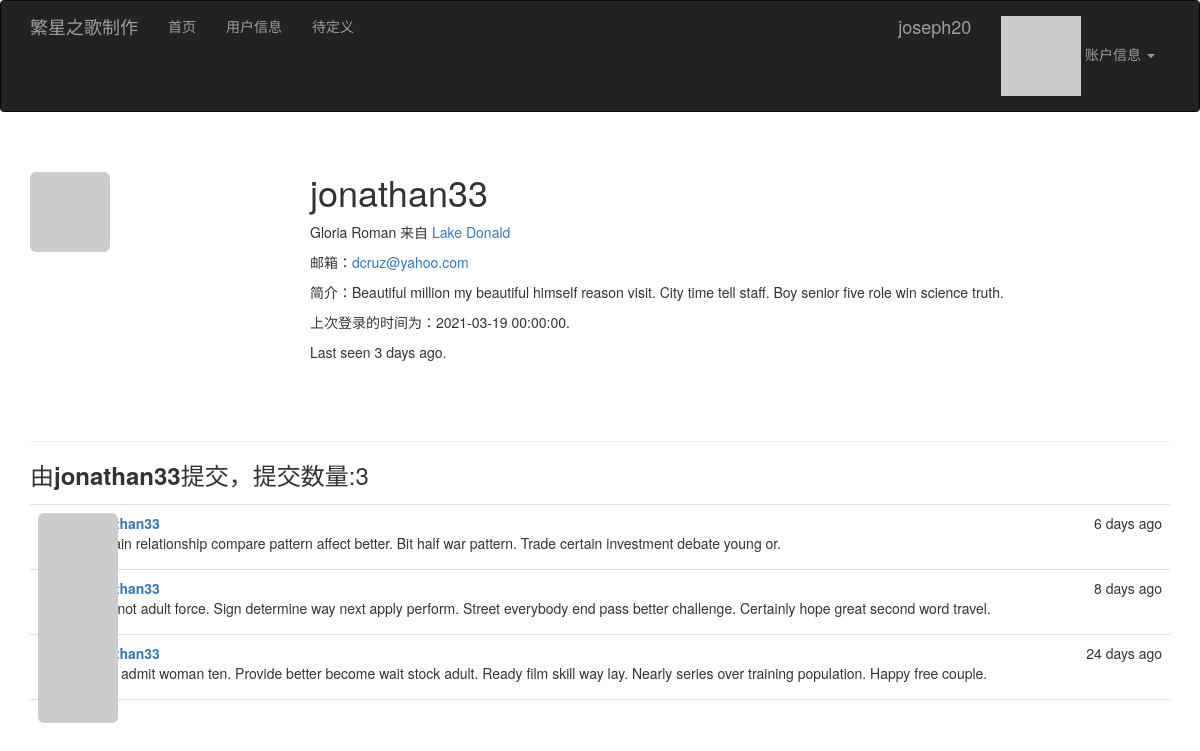
/user/jonathan33 (signed in), run on the app's committed database.
### app/models.py (models this page shows, shortened)
class User(UserMixin, db.Model):
    __tablename__ = 'users'
    id = db.Column(db.Integer, primary_key=True)
    email = db.Column(db.String(64), unique=True, index=True)
    username = db.Column(db.String(64), unique=True, index=True)
    role_id = db.Column(db.Integer, db.ForeignKey('roles.id'))
    password_hash = db.Column(db.String(128))
    confirmed = db.Column(db.Boolean, default=False)
    name = db.Column(db.String(64))   #保留
    location = db.Column(db.String(64))     #修改1
    about_me = db.Column(db.Text())          #修改1
    member_since = db.Column(db.DateTime(), default=datetime.utcnow)   #修改1
    last_seen = db.Column(db.DateTime(), default=datetime.utcnow)    #保留
    avatar_hash = db.Column(db.String(32))      #和头像相关
    posts = db.relationship('Post', backref='author', lazy='dynamic')   #博客文章相关
    @property
    def password(self):
        raise AttributeError('password is not a readable attribute')
    def can(self, perm):
        return self.role is not None and self.role.has_permission(perm)
    def is_administrator(self):
        return self.can(Permission.ADMIN)
    def ping(self, commit=False):
        self.last_seen = datetime.utcnow()
        db.session.add(self)
        if commit:
            db.session.commit()
    def gravatar(self, size=100, default='identicon', rating='g'):
        url = 'https://secure.gravatar.com/avatar'
        hash = self.avatar_hash or self.gravatar_hash()
        return '{url}/{hash}?s={size}&d={default}&r={rating}'.format(
            url=url, hash=hash, size=size, default=default, rating=rating)

class Post(db.Model):
    __tablename__ = 'posts'
    id = db.Column(db.Integer, primary_key=True)
    body = db.Column(db.Text)
    timestamp = db.Column(db.DateTime, index=True, default=datetime.utcnow)
    author_id = db.Column(db.Integer, db.ForeignKey('users.id'))

### app/main/views.py (the view)
@main.route('/user/<username>')
def user(username):
    user = User.query.filter_by(username=username).first_or_404()
    posts = user.posts.order_by(Post.timestamp.desc()).all()
    return render_template('user.html', user=user, posts=posts)

### app/auth/views.py (called while the page is built)
@auth.before_app_request
def before_request():
    if current_user.is_authenticated:
        current_user.ping()
        if not current_user.confirmed \
                and request.endpoint \
                and request.blueprint != 'auth' \
                and request.endpoint != 'static':
            return redirect(url_for('auth.unconfirmed'))

### app/main/__init__.py (called while the page is built)
@main.app_context_processor
def inject_permissions():
    return dict(Permission=Permission)

### app/models.py (called while the page is built)
@login_manager.user_loader
def load_user(user_id):
    return User.query.get(int(user_id))

    def has_permission(self, perm):
        return self.permissions & perm == perm

### app/templates/user.html (shortened to what this page needs)
{% extends "base.html" %}
{% block page_content %}
<div class="page-header">
    <img class="img-rounded profile-thumbnail" src="{{ user.gravatar(size=256) }}">
    <div class="profile-header">
        <h1>{{ user.username }}</h1>
        {% if user.name or user.location %}
        <p>
            {% if user.name %}{{ user.name }}{% endif %}
            {% if user.location %}
                来自 <a href="https://www.amap.com/search?query={{ user.location }}">{{ user.location }}</a>
            {% endif %}
        </p>
        <p>邮箱：<a href="mailto:{{ user.email }}">{{ user.email }}</a></p>
        {% endif %}
        {% if user.about_me %}<p>简介：{{ user.about_me }}</p>{% endif %}
        <p>上次登录的时间为：{{ moment(user.member_since).format('YYYY-MM-DD HH:mm:ss') }}. </p>
        <p>Last seen {{ moment(user.last_seen).fromNow() }}.</p>
    </div>
</div>
<h3>由<nobr style="font-weight:bold">{{ user.username }}</nobr>提交，<nobr>提交数量:{{ user.posts.count() }}</nobr></h3>
{% include '_posts.html' %}
{% endblock %}

### app/templates/base.html (shortened to what this page needs)
{% extends "bootstrap/base.html" %}
{% block head %}
{{ super() }}
<link rel="stylesheet" type="text/css" href="{{ url_for('static', filename='styles.css') }}">
{% endblock %}
{% block navbar %}
<div class="navbar navbar-inverse" role="navigation">
    <div class="container">
        <div class="navbar-header">
            <a class="navbar-brand" href="{{ url_for('main.index') }}">繁星之歌制作</a>
        </div>
        <div class="navbar-collapse collapse">
            <ul class="nav navbar-nav">
                <li><a href="{{ url_for('main.index') }}">首页</a></li>
                {% if current_user.is_authenticated %}
                <li><a href="{{ url_for('main.user', username=current_user.username) }}">用户信息</a></li>
                {% endif %}
                <li><a href="{{ url_for('main.video') }}">待定义</a></li>
            </ul>
            <ul class="nav navbar-nav navbar-right">
                {% if current_user.is_authenticated %}
                <a class="navbar-brand" href="{{ url_for('main.index') }}">{% if current_user.is_authenticated %}{{ current_user.username }}{% endif %}</a>
                <li class="dropdown">
                    <a href="#" class="dropdown-toggle" data-toggle="dropdown">
                        <img src="{{ current_user.gravatar(size=18) }}">
                        账户信息 <b class="caret"></b>
                    </a>
                </li>
                {% else %}
                <li><a href="{{ url_for('auth.login') }}">登陆账户</a></li>
                {% endif %}
            </ul>
        </div>
    </div>
</div>
{% endblock %}
{% block content %}
<div class="container">
    {% block page_content %}{% endblock %}
</div>
{% endblock %}

### app/templates/_posts.html
<ul class="posts">
    {% for post in posts %}
    <li class="post">
        <div class="post-thumbnail">
            <a href="{{ url_for('.user', username=post.author.username) }}">
                <img class="img-rounded profile-thumbnail" src="{{ post.author.gravatar(size=40) }}">
            </a>
        </div>
        <div class="post-content">
            <div class="post-date">{{ moment(post.timestamp).fromNow() }}</div>
            <div class="post-author"><a href="{{ url_for('.user', username=post.author.username) }}">{{ post.author.username }}</a></div>
            <div class="post-body">{{ post.body }}</div>
        </div>
    </li>
    {% endfor %}
</ul>

### app/static/styles.css (style rules this page uses)
.profile-thumbnail { position: absolute; }
.profile-header { min-height: 260px; margin-left: 280px; }
ul.posts { list-style-type: none; padding: 0px; margin: 16px 0px 0px 0px; border-top: 1px solid #e0e0e0; }
ul.posts li.post { padding: 8px; border-bottom: 1px solid #e0e0e0; }
div.post-date { float: right; }
div.post-author { font-weight: bold; }
div.post-thumbnail { position: absolute; }
div.post-content { margin-left: 48px; min-height: 48px; }

### data on the page
User: username "joseph20"
User: username "jonathan33", name "Gloria Roman", location "Lake Donald", email "dcruz@yahoo.com", about_me "Beautiful million my beautiful himself reason visit. City time tell staff. Boy senior five role win science truth.", member_since "2021-03-19 00:00:00", last_seen "3 days ago"
Post: timestamp "6 days ago", author.username "jonathan33", body "Explain relationship compare pattern affect better. Bit half war pattern. Trade certain investment debate young or."
Post: timestamp "8 days ago", author.username "jonathan33", body "Turn not adult force. Sign determine way next apply perform. Street everybody end pass better challenge. Certainly hope great second word travel."
Post: timestamp "24 days ago", author.username "jonathan33", body "Back admit woman ten. Provide better become wait stock adult. Ready film skill way lay. Nearly series over training population. Happy free couple."

### other printed values
{{ user.posts.count() }} "3"
